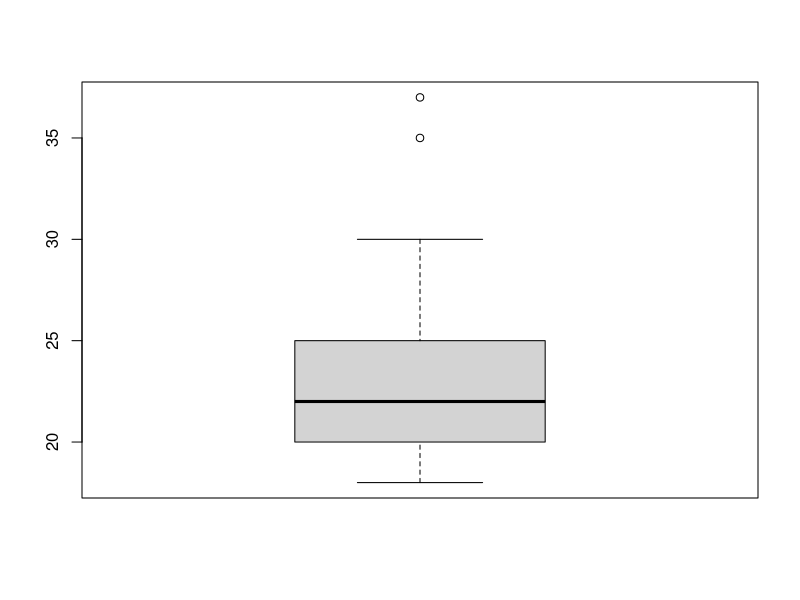
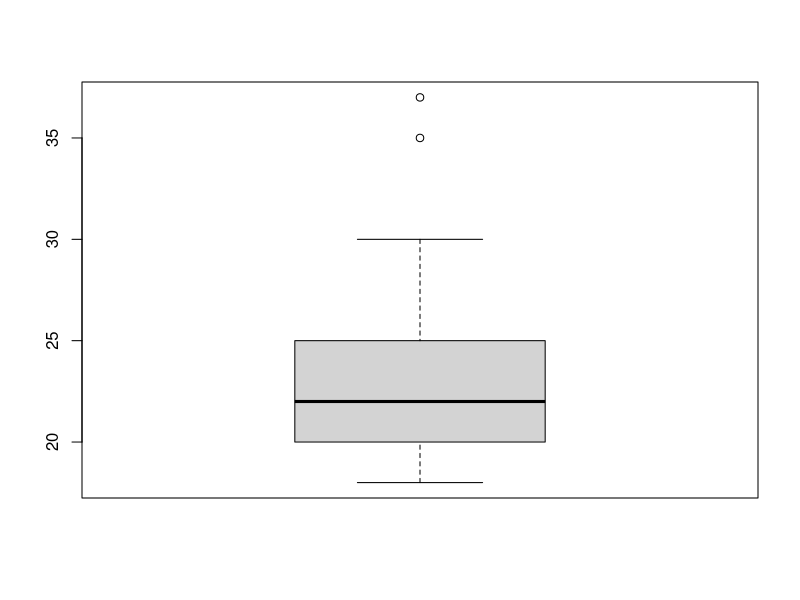
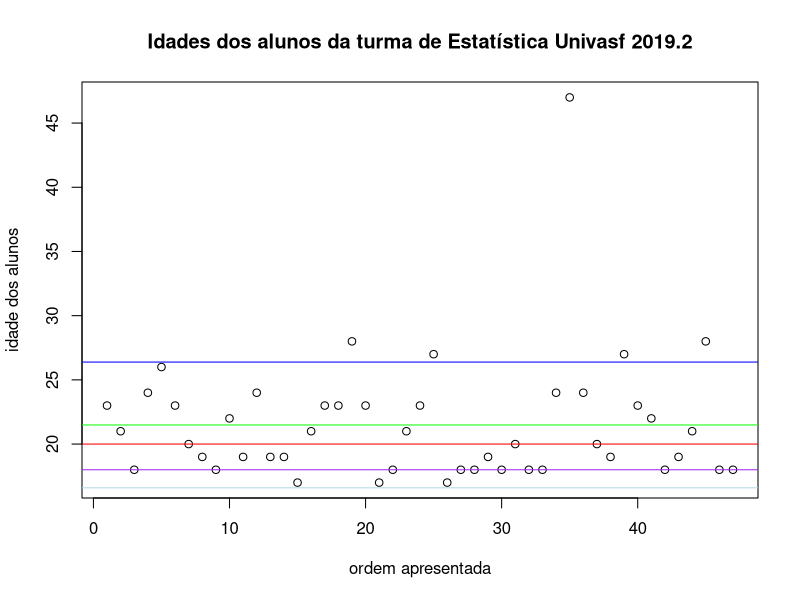
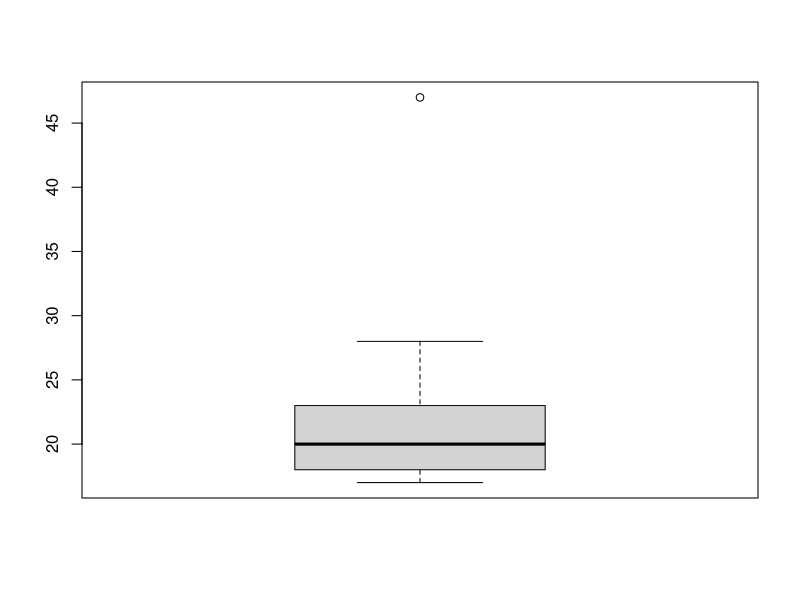
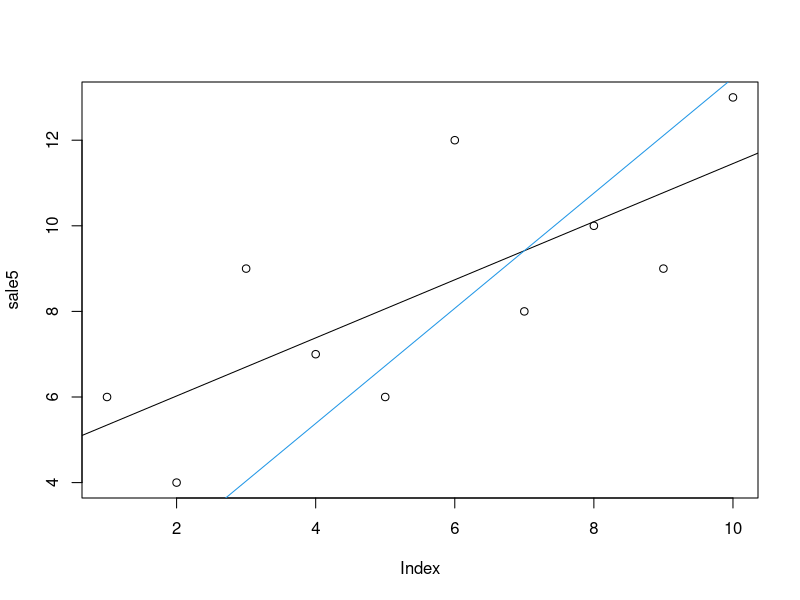

These figures' R source, in order:
## ---- chunk 1
infalunos <- c(18, 18, 19, 20, 20, 20, 20, 20, 21, 21, 22, 23, 24, 25, 25, 25, 26, 29, 30, 35, 37)
## ---- chunk 2
boxplot(infalunos)
## ---- chunk 3
df_infalunos <- data.frame(infalunos)
table(df_infalunos)
## ---- chunk 4
boxplot(df_infalunos)
## ---- chunk 5
id <- c(rep(18, 2), 19, rep(20, 6), rep(21, 2), 22, 23, 24, rep(25, 3), 26, 29, 30, 35, 37)
mean(id)
## ---- chunk 6
idades_alunos_adm <- c(23, 21, 18, 24, 26, 23, 20, 19,
                       18, 22, 19, 24, 19, 19, 17, 21,
                       23, 23, 28, 23, 17, 18, 21, 23,
                       27, 17, 18, 18, 19, 18, 20, 18,
                       18, 24, 47, 24, 20, 19, 27, 23,
                       22, 18, 19, 21, 28, 18, 18)
df_infalunos <- data.frame(idades_alunos_adm)
length(idades_alunos_adm)
mean(idades_alunos_adm)
median(idades_alunos_adm)
## ---- chunk 7
getmode <- function(idades_alunos_adm) {
  uniqv <- unique(idades_alunos_adm)
  uniqv[which.max(tabulate(match(idades_alunos_adm, uniqv)))]
}
moda <- getmode(idades_alunos_adm)
moda
## ---- chunk 8
sd(idades_alunos_adm)
## ---- chunk 9
plot(idades_alunos_adm, main = "", xlab = "ordem apresentada", ylab = "idade dos alunos")
title(main = "Idades dos alunos da turma de Estatística Univasf 2019.2")
abline(h = mean(idades_alunos_adm), col = "green")
abline(h = mean(idades_alunos_adm) + sd(idades_alunos_adm), col = "blue")
abline(h = mean(idades_alunos_adm) - sd(idades_alunos_adm), col = "light blue")
abline(h = median(idades_alunos_adm), col = "red")
abline(h = moda, col = "purple")
## ---- chunk 10
boxplot(idades_alunos_adm)
## ---- chunk 11
require(stats)
sale5 <- c(6, 4, 9, 7, 6, 12, 8, 10, 9, 13)
plot(sale5)
abline(lsfit(1:10, sale5))
abline(lsfit(1:10, sale5, intercept = FALSE), col = 4)
## ---- chunk 12
summary(idades_alunos_adm)
